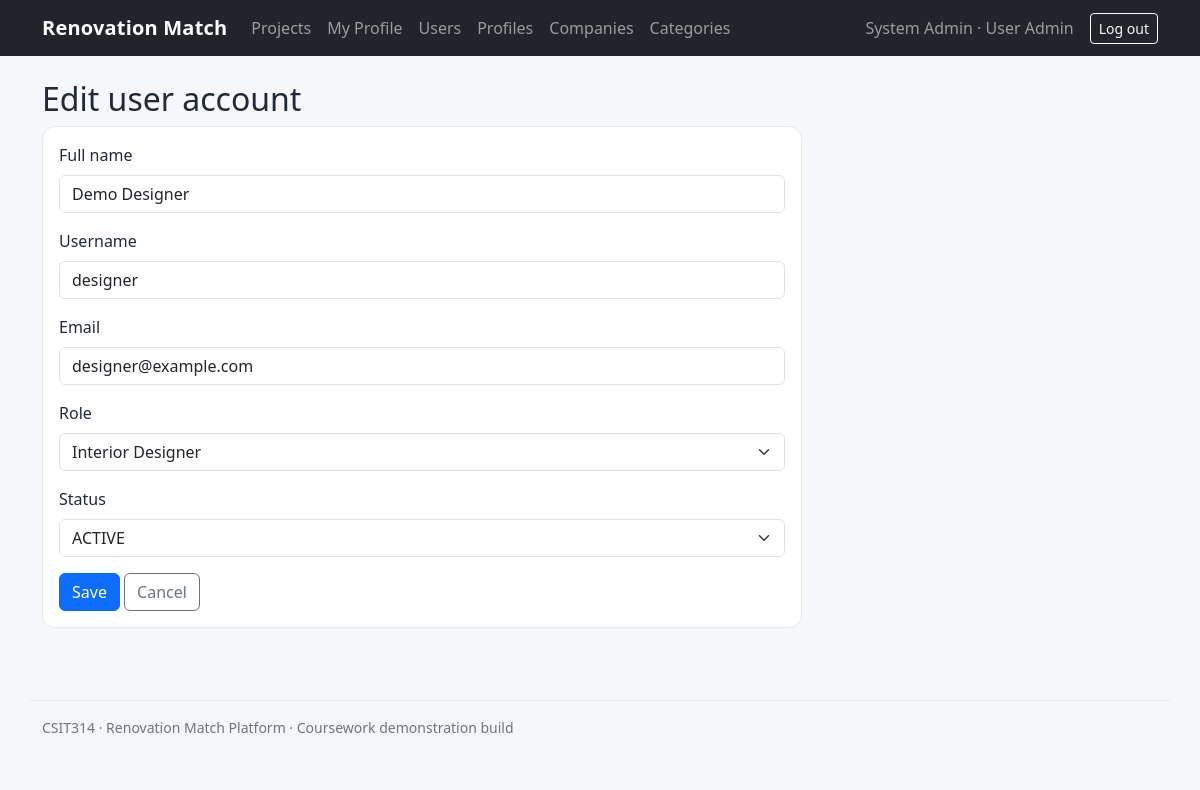
The page /users/2/edit (signed in) on the database its author committed.
### tables this page shows
CREATE TABLE users (
                id INTEGER PRIMARY KEY AUTOINCREMENT,
                username TEXT NOT NULL UNIQUE,
                email TEXT NOT NULL UNIQUE,
                password_hash TEXT NOT NULL,
                role TEXT NOT NULL CHECK(role IN
                    ('USER_ADMIN','INTERIOR_DESIGNER','CUSTOMER','PLATFORM_MANAGER')),
                full_name TEXT NOT NULL,
                status TEXT NOT NULL DEFAULT 'ACTIVE'
                    CHECK(status IN ('ACTIVE','SUSPENDED')),
                created_at TEXT NOT NULL
            );

### backend/app/boundary/update_user_account_boundary.py (the view)
@bp.route("/users/<int:user_id>/edit", methods=["GET", "POST"])
@roles_required("USER_ADMIN")
def user_edit(user_id: int):
    boundary = UpdateUserAccountBoundary()
    if request.method == "POST":
        return boundary.submit_form(user_id, request.form.to_dict())
    return boundary.display_page(user_id)

### backend/app/boundary/update_user_account_boundary.py (called while the page is built)
    def display_page(self, user_id: int):
        found, row = ViewUserAccountController().view_user_account(user_id)
        if not found:
            abort(404)
        self.row = row
        return render_template("user_form.html", row=row)

### backend/app/controller/view_user_account_controller.py (called while the page is built)
    def view_user_account(self, user_id: int):
        try:
            account = UserAccount.view_user_account(user_id)
            if not account:
                return False, NOT_FOUND
            return True, account
        except Exception as e:
            return False, str(e)

### backend/app/entity/user_account.py (called while the page is built)
    @staticmethod
    def view_user_account(user_id: int):
        return db.one("SELECT * FROM users WHERE id=?", (user_id,))

### backend/app/services/auth.py (called while the page is built)
def load_current_user() -> None:
    uid = session.get("user_id")
    g.current_user = UserAccount.view_user_account(uid) if uid else None
    if g.current_user and g.current_user["status"] != "ACTIVE":
        session.clear()
        g.current_user = None

def current_user() -> dict | None:
    return g.get("current_user")

def roles_required(*roles: str):
    def decorator(fn: Callable):
        @wraps(fn)
        def wrapper(*args, **kwargs):
            user = current_user()
            if not user:
                if request.path.startswith("/api/"):
                    return jsonify(error="Login required"), 401
                flash("Please log in to continue.", "warning")
                return redirect(url_for("login_user_account.login"))
            if user["role"] not in roles:
                if request.path.startswith("/api/"):
                    return jsonify(error="You do not have permission for this action."), 403
                abort(403)
            return fn(*args, **kwargs)
        return wrapper
    return decorator

### backend/app/services/database.py (called while the page is built)
    def connect(self) -> sqlite3.Connection:
        conn = sqlite3.connect(self.path)
        conn.row_factory = sqlite3.Row
        conn.execute("PRAGMA foreign_keys = ON")
        return conn

    def one(self, sql: str, params: tuple = ()) -> sqlite3.Row | None:
        with self.connect() as conn:
            return conn.execute(sql, params).fetchone()

### frontend/templates/user_form.html (shortened to what this page needs)
{% extends "base.html" %}{% block title %}{{ 'Edit' if row else 'Create' }} user{% endblock %}
{% block content %}<h1 class="h2">{{ 'Edit user account' if row else 'Create user account' }}</h1>
<form method="post" class="card card-body form-card">
<div class="mb-3"><label class="form-label">Full name</label><input class="form-control" name="full_name" required value="{{ row.full_name if row else '' }}"></div>
<div class="mb-3"><label class="form-label">Username</label><input class="form-control" name="username" required value="{{ row.username if row else '' }}" {% if row %}readonly{% endif %}></div>
<div class="mb-3"><label class="form-label">Email</label><input class="form-control" type="email" name="email" required value="{{ row.email if row else '' }}"></div>
<div class="mb-3"><label class="form-label">Role</label><select class="form-select" name="role">{% for role in ['USER_ADMIN','INTERIOR_DESIGNER','CUSTOMER','PLATFORM_MANAGER'] %}<option value="{{ role }}" {% if row and row.role==role %}selected{% endif %}>{{ role.replace('_',' ').title() }}</option>{% endfor %}</select></div>
{% if row %}<div class="mb-3"><label class="form-label">Status</label><select class="form-select" name="status"><option {% if row.status=='ACTIVE' %}selected{% endif %}>ACTIVE</option><option {% if row.status=='SUSPENDED' %}selected{% endif %}>SUSPENDED</option></select></div>{% endif %}
<div><button class="btn btn-primary">Save</button> <a class="btn btn-outline-secondary" href="{{ url_for('view_user_account.users_list') }}">Cancel</a></div>
</form>{% endblock %}

### frontend/templates/base.html (shortened to what this page needs)
<!doctype html>
<html lang="en">
<head>
  <link href="https://cdn.jsdelivr.net/npm/bootstrap@5.3.3/dist/css/bootstrap.min.css" rel="stylesheet">
  <link href="{{ url_for('static', filename='style.css') }}" rel="stylesheet">
</head>
<body>
<nav class="navbar navbar-expand-lg navbar-dark bg-dark">
  <div class="container">
    <a class="navbar-brand" href="{{ url_for('view_dashboard.dashboard') if current_user else url_for('login_user_account.login') }}">Renovation Match</a>
    {% if current_user %}
    <div class="collapse navbar-collapse" id="nav">
      <ul class="navbar-nav me-auto">
        <li class="nav-item"><a class="nav-link" href="{{ url_for('view_project.projects') }}">Projects</a></li>
        <li class="nav-item"><a class="nav-link" href="{{ url_for('view_user_profile.profile') }}">My Profile</a></li>
        {% if current_user.role == 'USER_ADMIN' %}
          <li class="nav-item"><a class="nav-link" href="{{ url_for('view_user_account.users_list') }}">Users</a></li>
          <li class="nav-item"><a class="nav-link" href="{{ url_for('search_user_profile.profiles_search') }}">Profiles</a></li>
          <li class="nav-item"><a class="nav-link" href="{{ url_for('view_company.companies') }}">Companies</a></li>
          <li class="nav-item"><a class="nav-link" href="{{ url_for('view_category.categories') }}">Categories</a></li>
        {% elif current_user.role == 'CUSTOMER' %}
          <li class="nav-item"><a class="nav-link" href="{{ url_for('view_favourites.shortlist') }}">My Shortlist</a></li>
          <li class="nav-item"><a class="nav-link" href="{{ url_for('compare_favourites.compare') }}">Compare</a></li>
        {% endif %}
      </ul>
      <span class="navbar-text me-3">{{ current_user.full_name }} · {{ current_user.role.replace('_',' ').title() }}</span>
      <form method="post" action="{{ url_for('logout_user_account.logout') }}"><button class="btn btn-outline-light btn-sm">Log out</button></form>
    </div>
    {% endif %}
  </div>
</nav>
<main class="container py-4">
  {% block content %}{% endblock %}
</main>
<footer class="container pb-4 small text-secondary">CSIT314 · Renovation Match Platform · Coursework demonstration build</footer>
</body></html>

### frontend/static/style.css (style rules this page uses)
body { background: #f6f7fb; color: #202938; }
.navbar-brand { font-weight: 700; letter-spacing: .2px; }
.card { border: 1px solid #e4e8f0; border-radius: .8rem; }
.form-card { max-width: 760px; }
footer { border-top: 1px solid #e4e8f0; margin-top: 3rem; padding-top: 1rem; }

### rows shown on the page
users: full_name "System Admin", role.replace "User Admin"
users: full_name "Demo Designer", username "designer", email "designer@example.com", role "Interior Designer", status "ACTIVE"

### other values the page prints
{{ 'Edit user account' if row else 'Create user account' }} "Edit user account"
